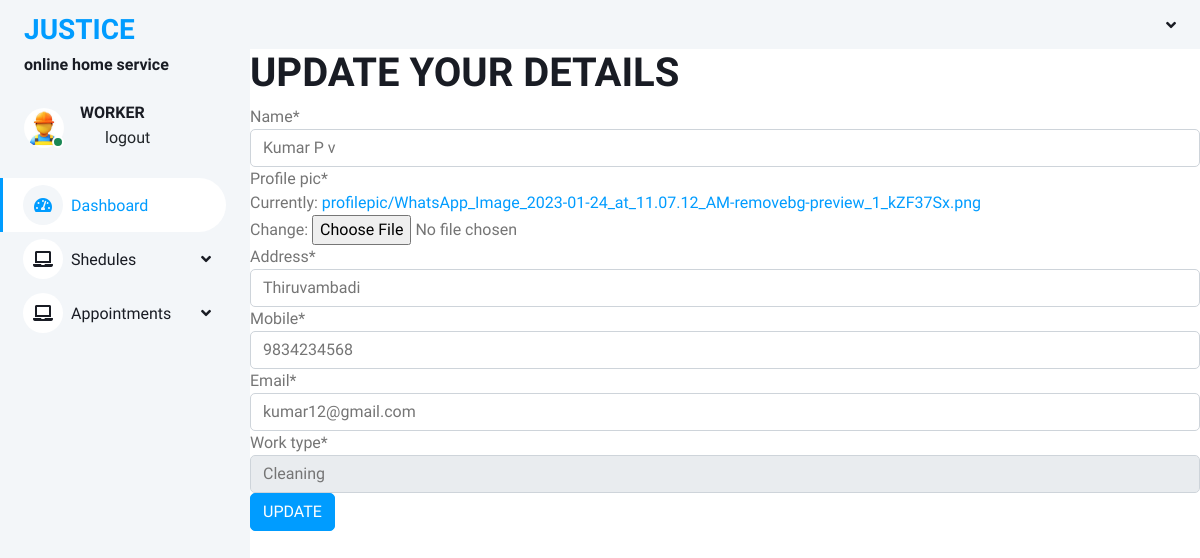
/update_worker_data/2/ (signed in), run on the app's committed database.
### ohs_app/models.py (models this page shows, shortened)
class worker_register(models.Model):
    user = models.OneToOneField(Login, on_delete=models.CASCADE)
    name = models.CharField(max_length=100)
    profile_pic=models.FileField(upload_to='profilepic/')
    address = models.CharField(max_length=1000)
    mobile = models.CharField(max_length=40)
    email = models.EmailField()
    work_type=models.ForeignKey(work,on_delete=models.CASCADE)

class work(models.Model):
    name=models.CharField(max_length=100)
    charge=models.IntegerField()
    def __str__(self):
        return self.name

### ohs_app/views.py (the view)
# urls.py: path("update_worker_data/<int:id>/", views.update_worker_data, name="update_worker_data"),
@login_required(login_url='login_page')
def update_worker_data(request, id):
    a = worker_register.objects.get(id=id)
    form = worker_form(instance=a)
    if request.method == 'POST':
        form = worker_form(request.POST, instance=a)
        if form.is_valid():
            form.save()
            return redirect("data_view")
    return render(request, "worker/update_worker.html", {'form': form})

### ohs_app/forms.py
class worker_form(forms.ModelForm):
    class Meta:
        model = worker_register
        fields = '__all__'
        exclude = ('user',)

### templates/worker/update_worker.html (shortened to what this page needs)
{% extends "worker/worker_base.html" %}
{% block content %}
{% load crispy_forms_filters %}
<h1>UPDATE YOUR DETAILS</h1>
<form method="POST">
    {{form|crispy}}
    <button type="submit" class="btn btn-primary">UPDATE</button>
</form>
{% endblock %}

### static/static1/asset/css/style.css (style rules this page uses)
:root { --primary: #009CFF; --light: #F3F6F9; --dark: #191C24; }
.btn { transition: .5s; }
.btn.btn-primary { color: #FFFFFF; }

### data on the page
worker_register: name "Kumar P v", address "Thiruvambadi", mobile "9834234568", email "kumar12@gmail.com", work_type "Cleaning"
